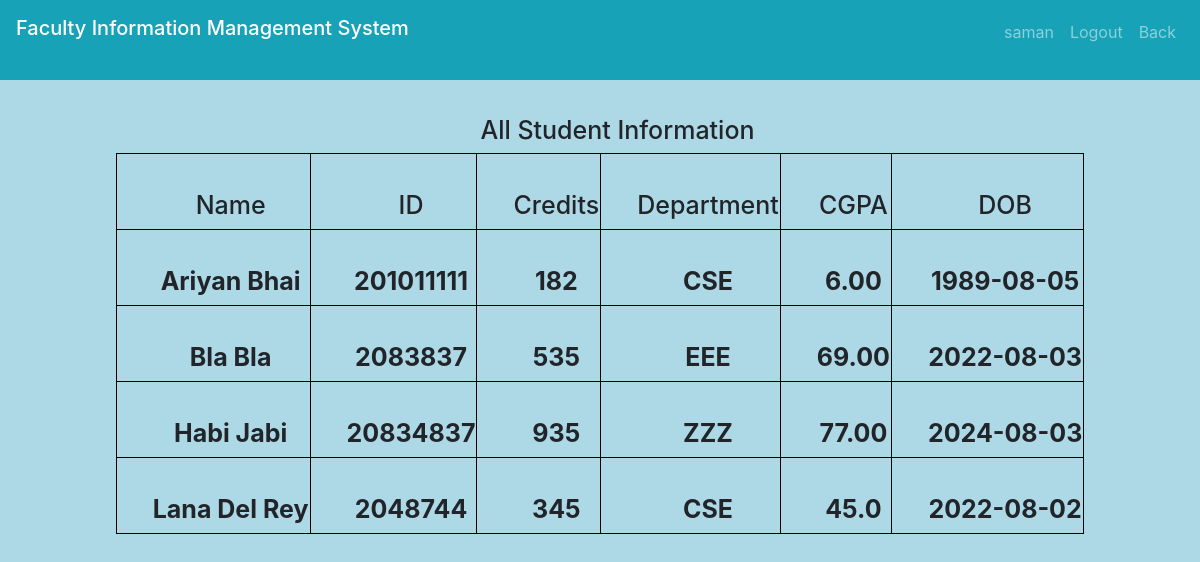
Page /allStudentInfo.php (signed in) on the committed database.
### tables this page shows
CREATE TABLE `student_information` (
  `id` varchar(244) NOT NULL,
  `name` varchar(244) NOT NULL,
  `student_id` varchar(244) NOT NULL,
  `credits` varchar(244) NOT NULL,
  `dep` varchar(244) NOT NULL,
  `cgpa` varchar(244) NOT NULL,
  `dob` date NOT NULL,
  `supervisor` varchar(255) DEFAULT NULL,
  `thesis_status` varchar(255) DEFAULT NULL,
  `interest` varchar(255) DEFAULT NULL,
  `msg` varchar(255) DEFAULT NULL
);

### allStudentInfo.php (the view, shortened to what this page needs)
<?php include("header1.php"); ?>
<!DOCTYPE html>
<body>
  <body style='background-color: #ADD8E6'>
    <nav class="navbar navbar-expand-sm bg-info navbar-dark">
        <?php
        include("includes/connection.php");
        ?>
    </nav>
    <h3 style="text-align:center;padding-left:35px;padding-top:35px;color: black#A9A9A9;font-size:25px;">All Student Information</h3>
    <table class="center">
    <tr>
    <th><h2 style="text-align:center;padding-left:35px;padding-top:35px;color: black#A9A9A9;font-size:25px;">Name</h3></th>
    <th><h2 style="text-align:center;padding-left:35px;padding-top:35px;color: black#A9A9A9;font-size:25px;">ID</h3></th>
    <th><h2 style="text-align:center;padding-left:35px;padding-top:35px;color: black#A9A9A9;font-size:25px;">Credits</h3></th>
    <th><h2 style="text-align:center;padding-left:35px;padding-top:35px;color: black#A9A9A9;font-size:25px;">Department</h3></th>
    <th><h2 style="text-align:center;padding-left:35px;padding-top:35px;color: black#A9A9A9;font-size:25px;">CGPA</h3></th>
    <th><h2 style="text-align:center;padding-left:35px;padding-top:35px;color: black#A9A9A9;font-size:25px;">DOB</h3></th>
    </tr>
    <?php
    $query_run = mysqli_query($connect, "select * from student_information");
    while($data = mysqli_fetch_array($query_run))
    {
    ?>
    <tr>
    <th><h3 style="text-align:center;padding-left:35px;padding-top:35px;color: black#A9A9A9;font-size:25px;"><?php echo "<b>" . $data['name'] . "</b>" ?></h3></th>
    <th><h3 style="text-align:center;padding-left:35px;padding-top:35px;color: black#A9A9A9;font-size:25px;"><?php echo "<b>" . $data['student_id'] . "</b>" ?></h3></th>
    <th><h3 style="text-align:center;padding-left:35px;padding-top:35px;color: black#A9A9A9;font-size:25px;"><?php echo "<b>" . $data['credits'] . "</b>" ?></h3></th>
    <th><h3 style="text-align:center;padding-left:35px;padding-top:35px;color: black#A9A9A9;font-size:25px;"><?php echo "<b>" . $data['dep'] . "</b>" ?></h3></th>
    <th><h3 style="text-align:center;padding-left:35px;padding-top:35px;color: black#A9A9A9;font-size:25px;"><?php echo "<b>" . $data['cgpa'] . "</b>" ?></h3></th>
    <th><h3 style="text-align:center;padding-left:35px;padding-top:35px;color: black#A9A9A9;font-size:25px;"><?php echo "<b>" . $data['dob'] . "</b>" ?></h3></th>
</tr>
    <?php
    }
    ?>
    </table>
  </body>
</html>

### header1.php (shortened to what this page needs)
<!DOCTYPE html>
<html>
<head>
	<link rel="stylesheet" href="https://stackpath.bootstrapcdn.com/bootstrap/4.3.1/css/bootstrap.min.css">
</head>
<body>
<nav class="navbar navbar-expand-sm bg-info navbar-dark">
   	 <h3 class="navbar-brand text-white">Faculty Information Management System</h3>
   	 <ul class="navbar-nav">
   	 	<?php
               if (isset($_SESSION['FacultyLoginId'])) {?>
               	   <li class="nav-item">
   	 		<a href="#" class="nav-link"><?php echo $_SESSION['FacultyLoginId']; ?></a>
   	 	</li>
   	 	  <li class="nav-item">
   	 		<a href="logout.php" class="nav-link">Logout</a>
   	 	</li>
			<li class="nav-item">
   	 		<a href="Faculty Dashboard.php" class="nav-link">Back</a>
   	 	</li>
               <?php }
   	 	 ?>
   	 </ul>
   </nav>
</body>
</html>

### allStudentInfo.php (style rules this page uses)
table, th, td { border: 1px solid black; }
.center { margin-left: auto; margin-right: auto; }

### rows in the picture
student_information: name "Ariyan Bhai", student "201011111", credits "182", dep "CSE", cgpa "6.00", dob "1989-08-05"
student_information: name "Bla Bla", student "2083837", credits "535", dep "EEE", cgpa "69.00", dob "2022-08-03"
student_information: name "Habi Jabi", student "20834837", credits "935", dep "ZZZ", cgpa "77.00", dob "2024-08-03"
student_information: name "Lana Del Rey", student "2048744", credits "345", dep "CSE", cgpa "45.0", dob "2022-08-02"

### other values in the picture
$_SESSION['FacultyLoginId'] "saman"
